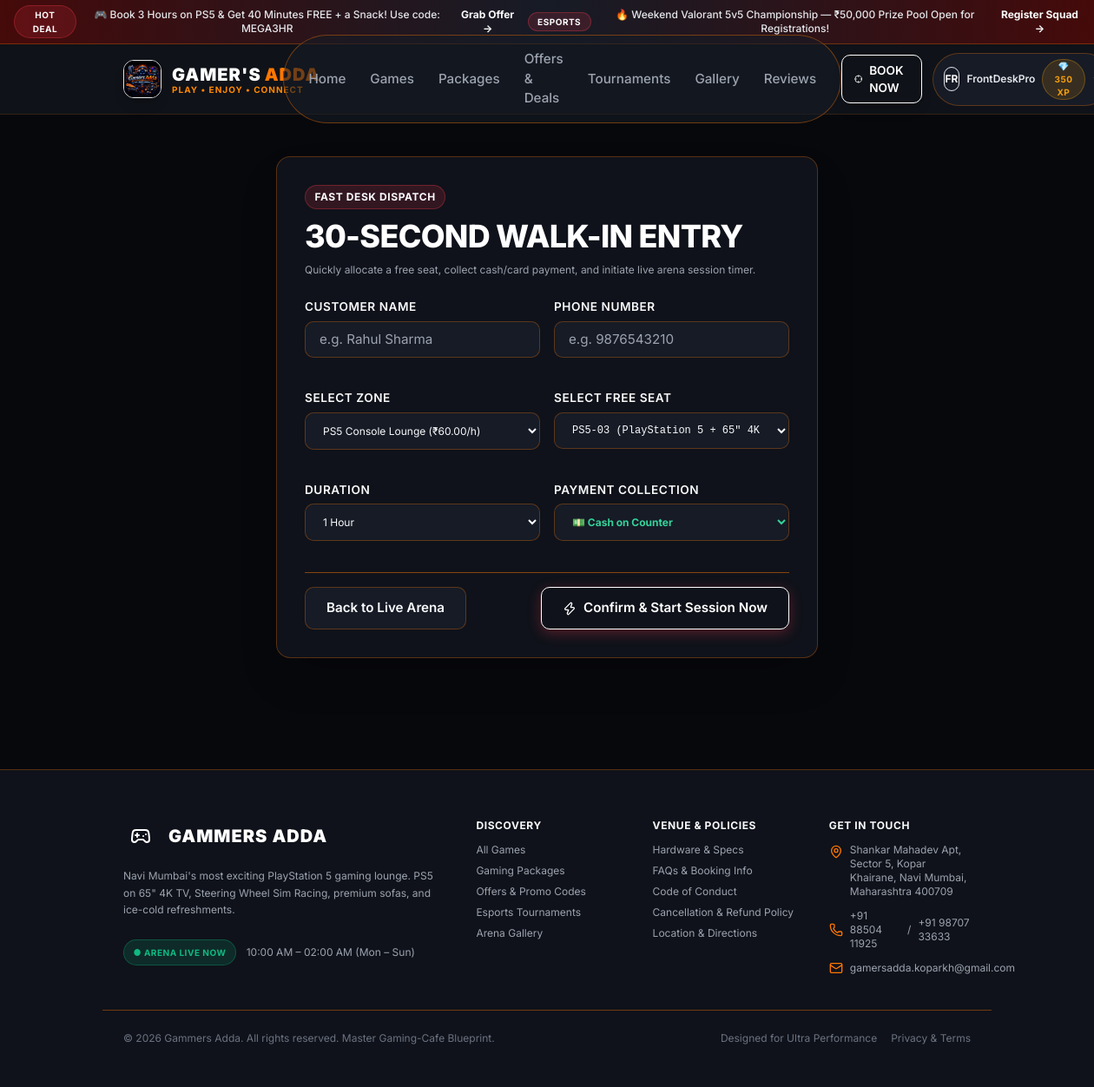
The page /staff/walkin/ (signed in) on the database its author committed.
### apps/core/models.py (models this page shows, shortened)
class Announcement(models.Model):
    title = models.CharField(max_length=255)
    content = models.TextField()
    badge_text = models.CharField(max_length=50, default='HOT')
    action_url = models.CharField(max_length=255, blank=True)
    action_text = models.CharField(max_length=50, blank=True, default='Learn More')
    is_active = models.BooleanField(default=True)
    starts_at = models.DateTimeField(null=True, blank=True)
    ends_at = models.DateTimeField(null=True, blank=True)
    created_at = models.DateTimeField(auto_now_add=True)

class SystemSetting(models.Model):
    key = models.CharField(max_length=100, unique=True)
    value = models.TextField()
    description = models.CharField(max_length=255, blank=True)
    is_public = models.BooleanField(default=False)
    @classmethod
    def get_val(cls, key, default=''):
        obj = cls.objects.filter(key=key).first()
        return obj.value if obj else default

### apps/accounts/models.py (models this page shows, shortened)
class User(AbstractUser):
    ROLE_CHOICES = Role.CODE_CHOICES
    phone = models.CharField(max_length=20, blank=True, null=True, unique=True)
    gamer_tag = models.CharField(max_length=50, unique=True, null=True, blank=True, help_text="Public gamer handle")
    avatar = models.ImageField(upload_to='avatars/', null=True, blank=True)
    avatar_color = models.CharField(max_length=20, default='#FF3B4D')
    role = models.ForeignKey(Role, on_delete=models.SET_NULL, null=True, blank=True, related_name='users')
    loyalty_points = models.PositiveIntegerField(default=100)
    referral_code = models.CharField(max_length=20, unique=True, blank=True, null=True)
    referred_by = models.ForeignKey('self', on_delete=models.SET_NULL, null=True, blank=True, related_name='referrals')
    date_of_birth = models.DateField(null=True, blank=True)
    favorite_platform = models.CharField(max_length=50, default='PC')
    favorite_genre = models.CharField(max_length=50, default='FPS')
    marketing_consent = models.BooleanField(default=True)
    terms_accepted = models.BooleanField(default=True)
    created_at = models.DateTimeField(auto_now_add=True)
    updated_at = models.DateTimeField(auto_now=True)
    @property
    def role_code(self):
        if self.is_superuser:
            return 'SUPER_ADMIN'
        return self.role.code if self.role else 'CUSTOMER'
    @property
    def is_staff_member(self):
        return self.is_superuser or (self.role and self.role.code in ['STAFF', 'MANAGER', 'ADMIN', 'SUPER_ADMIN', 'CONTENT_MANAGER', 'FINANCE'])
    @property
    def is_admin_member(self):
        return self.is_superuser or (self.role and self.role.code in ['ADMIN', 'SUPER_ADMIN', 'MANAGER'])

### apps/staff/views.py (the view, shortened to what this page needs)
# urls.py: path('walkin/', views.walkin_booking_view, name='walkin_booking'),
@role_required(STAFF_ROLES)
def walkin_booking_view(request):
    zones = Zone.objects.filter(is_active=True).prefetch_related('seats')
    packages = GamingPackage.objects.filter(is_active=True)
    return render(request, 'staff/walkin_booking.html', {
        'zones': zones,
        'packages': packages,
    })

### templates/staff/walkin_booking.html (shortened to what this page needs)
{% extends 'base.html' %}
{% block content %}
<div class="container py-12 max-w-2xl">
  <div class="card bg-surface1 border-gridBorder p-8 space-y-6 shadow-2xl">
    <div class="space-y-1">
      <span class="badge badge-red">FAST DESK DISPATCH</span>
      <h1 class="heading-1 text-white">30-SECOND WALK-IN ENTRY</h1>
      <p class="text-xs text-gray-400">Quickly allocate a free seat, collect cash/card payment, and initiate live arena session timer.</p>
    </div>
    <form method="POST" class="space-y-4">
      <div class="grid grid-cols-1 sm:grid-cols-2 gap-4">
        <div class="form-group">
          <label class="form-label">Customer Name</label>
          <input type="text" name="customer_name" required placeholder="e.g. Rahul Sharma" class="form-input text-xs">
        </div>
        <div class="form-group">
          <label class="form-label">Phone Number</label>
          <input type="text" name="customer_phone" required placeholder="e.g. 9876543210" class="form-input text-xs">
        </div>
      </div>
      <div class="grid grid-cols-1 sm:grid-cols-2 gap-4">
        <div class="form-group">
          <label class="form-label">Select Zone</label>
          <select name="zone_id" id="walkinZoneSelect" required class="form-select text-xs">
            {% for zone in zones %}
              <option value="{{ zone.id }}">{{ zone.name }} (₹{{ zone.hourly_rate }}/h)</option>
            {% endfor %}
          </select>
        </div>
        <div class="form-group">
          <label class="form-label">Select Free Seat</label>
          <select name="seat_id" required class="form-select text-xs font-mono">
            {% for zone in zones %}
              <optgroup label="{{ zone.name }}">
                {% for seat in zone.seats.all %}
                  {% if not seat.is_maintenance and seat.status == 'AVAILABLE' %}
                    <option value="{{ seat.id }}">{{ seat.code }} ({{ seat.platform.name }})</option>
                  {% endif %}
                {% endfor %}
              </optgroup>
            {% endfor %}
          </select>
        </div>
      </div>
      <div class="grid grid-cols-1 sm:grid-cols-2 gap-4">
        <div class="form-group">
          <label class="form-label">Duration</label>
          <select name="duration_hours" class="form-select text-xs">
            <option value="1.0">1 Hour</option>
          </select>
        </div>
        <div class="form-group">
          <label class="form-label">Payment Collection</label>
          <select name="payment_method" class="form-select text-xs font-bold text-emerald-400">
            <option value="CASH">💵 Cash on Counter</option>
          </select>
        </div>
      </div>
      <div class="pt-4 border-t border-gridBorder/50 flex items-center justify-between">
        <a href="{% url 'staff:live_arena' %}" class="btn btn-secondary">Back to Live Arena</a>
        <button type="submit" class="btn btn-primary">
          <i data-lucide="zap" class="w-4 h-4"></i>
          <span>Confirm & Start Session Now</span>
        </button>
      </div>
    </form>
  </div>
</div>
{% endblock %}

### templates/base.html (shortened to what this page needs)
{% load static %}
<!DOCTYPE html>
<html lang="en" class="dark">
<head>
  <script src="https://cdn.tailwindcss.com"></script>
  <link rel="stylesheet" href="{% static 'css/custom.css' %}">
</head>
<body class="bg-bgMain text-text-main antialiased selection:bg-primaryRed selection:text-white" x-data="{ mobileMenuOpen: false }">
  {% if ACTIVE_ANNOUNCEMENTS %}
  <div class="bg-gradient-to-r from-red-950 via-surface2 to-red-950 border-b border-gridBorder text-xs py-1.5 px-4 text-center flex items-center justify-center gap-3">
    {% for ann in ACTIVE_ANNOUNCEMENTS %}
      <span class="badge badge-red text-[10px] py-0.5">{{ ann.badge_text }}</span>
      <span class="font-medium text-gray-200">{{ ann.title }}</span>
      {% if ann.action_url %}
        <a href="{{ ann.action_url }}" class="text-primaryRed font-bold hover:underline inline-flex items-center gap-1">{{ ann.action_text }} &rarr;</a>
      {% endif %}
    {% endfor %}
  </div>
  {% endif %}
  <header class="navbar">
    <div class="container flex items-center justify-between h-20">
      <div class="flex items-center gap-6">
        <a href="{% url 'core:home' %}" class="flex items-center gap-3 group">
          <img src="{% static 'images/gamers_adda_logo.png' %}" alt="Gamer's Adda" class="h-11 w-11 rounded-xl border border-primary-orange/50 shadow-lg group-hover:scale-105 transition">
          <div>
            <span class="text-xl font-black tracking-wider text-white flex items-center gap-1">
              GAMER'S <span style="color: #FF7700;">ADDA</span>
            </span>
            <span class="block text-[10px] font-bold uppercase tracking-widest -mt-1" style="color: #FF8800;">PLAY • ENJOY • CONNECT</span>
          </div>
        </a>
      </div>
      <nav class="hidden lg:flex items-center gap-1 bg-surface2/60 px-4 py-2 rounded-full border border-gridBorder/40">
        <a href="{% url 'core:home' %}" class="nav-link {% if request.resolver_match.url_name == 'home' %}active text-primaryRed{% endif %}">Home</a>
        <a href="{% url 'games:games_list' %}" class="nav-link {% if 'games' in request.path %}active text-primaryRed{% endif %}">Games</a>
        <a href="{% url 'pricing:packages' %}" class="nav-link {% if 'packages' in request.path %}active text-primaryRed{% endif %}">Packages</a>
        <a href="{% url 'pricing:offers' %}" class="nav-link {% if 'offers' in request.path %}active text-primaryRed{% endif %}">Offers & Deals</a>
        <a href="{% url 'engagement:events' %}" class="nav-link {% if 'events' in request.path %}active text-primaryRed{% endif %}">Tournaments</a>
        <a href="{% url 'engagement:gallery' %}" class="nav-link {% if 'gallery' in request.path %}active text-primaryRed{% endif %}">Gallery</a>
        <a href="{% url 'engagement:reviews' %}" class="nav-link {% if 'reviews' in request.path %}active text-primaryRed{% endif %}">Reviews</a>
      </nav>
      <div class="flex items-center gap-3">
        <a href="{% url 'bookings:wizard' %}" class="btn btn-primary btn-sm md:btn-md hidden sm:inline-flex shadow-lg shadow-primaryRed/25">
          <i data-lucide="crosshair" class="w-4 h-4"></i>
          <span>BOOK NOW</span>
        </a>
        {% if user.is_authenticated %}
          <div class="relative" x-data="{ open: false }">
            <button @click="open = !open" class="flex items-center gap-2 bg-surface2 hover:bg-surface3 px-3 py-1.5 rounded-full border border-gridBorder transition">
              <div class="w-7 h-7 rounded-full bg-primaryRed/20 border border-primaryRed text-primaryRed flex items-center justify-center font-bold text-xs">
                {{ user.gamer_tag|slice:":2"|upper|default:user.username|slice:":2"|upper }}
              </div>
              <span class="text-xs font-semibold text-gray-200 hidden md:inline">{{ user.gamer_tag|default:user.username }}</span>
              <span class="badge badge-amber text-[10px] py-0 px-1.5 hidden sm:inline">💎 {{ user.loyalty_points }} XP</span>
              <i data-lucide="chevron-down" class="w-3.5 h-3.5 text-gray-400"></i>
            </button>
          </div>
        {% else %}
          <div class="flex items-center gap-2">
            <a href="{% url 'accounts:login' %}" class="btn btn-secondary btn-sm">Login</a>
            <a href="{% url 'accounts:register' %}" class="btn btn-outline btn-sm hidden sm:inline-flex">Sign Up</a>
          </div>
        {% endif %}
      </div>
    </div>
  </header>
  <main class="flex-grow pb-16 md:pb-0">
    {% block content %}{% endblock %}
  </main>
  <footer class="bg-surface1 border-t border-gridBorder mt-20 pt-14 pb-12 text-sm">
    <div class="container grid grid-cols-1 md:grid-cols-2 lg:grid-cols-5 gap-10">
      <div class="lg:col-span-2 space-y-4">
        <div class="flex items-center gap-3">
          <div class="w-10 h-10 rounded-lg bg-primaryRed flex items-center justify-center">
            <i data-lucide="gamepad-2" class="w-6 h-6 text-white"></i>
          </div>
          <span class="text-xl font-black tracking-wider text-white">GAMMERS <span class="text-primaryRed">ADDA</span></span>
        </div>
        <p class="text-gray-400 text-xs leading-relaxed max-w-sm">
          Navi Mumbai's most exciting PlayStation 5 gaming lounge. PS5 on 65" 4K TV, Steering Wheel Sim Racing, premium sofas, and ice-cold refreshments.
        </p>
        <div class="flex items-center gap-3 pt-2 text-gray-400">
          <span class="badge badge-green text-[10px]">● ARENA LIVE NOW</span>
          <span class="text-xs text-mutedRed">{{ GLOBAL_SETTINGS.OPENING_HOURS }}</span>
        </div>
      </div>
      <div class="space-y-3">
        <h4 class="text-xs font-bold text-mutedRed uppercase tracking-wider">Discovery</h4>
        <ul class="space-y-2 text-xs text-gray-400">
          <li><a href="{% url 'games:games_list' %}" class="hover:text-primaryRed transition">All Games</a></li>
          <li><a href="{% url 'pricing:packages' %}" class="hover:text-primaryRed transition">Gaming Packages</a></li>
          <li><a href="{% url 'pricing:offers' %}" class="hover:text-primaryRed transition">Offers & Promo Codes</a></li>
          <li><a href="{% url 'engagement:events' %}" class="hover:text-primaryRed transition">Esports Tournaments</a></li>
          <li><a href="{% url 'engagement:gallery' %}" class="hover:text-primaryRed transition">Arena Gallery</a></li>
        </ul>
      </div>
      <div class="space-y-3">
        <h4 class="text-xs font-bold text-mutedRed uppercase tracking-wider">Venue & Policies</h4>
        <ul class="space-y-2 text-xs text-gray-400">
          <li><a href="{% url 'core:about' %}" class="hover:text-primaryRed transition">Hardware & Specs</a></li>
          <li><a href="{% url 'core:faqs' %}" class="hover:text-primaryRed transition">FAQs & Booking Info</a></li>
          <li><a href="{% url 'core:rules' %}" class="hover:text-primaryRed transition">Code of Conduct</a></li>
          <li><a href="{% url 'core:rules' %}" class="hover:text-primaryRed transition">Cancellation & Refund Policy</a></li>
          <li><a href="{% url 'core:contact' %}" class="hover:text-primaryRed transition">Location & Directions</a></li>
        </ul>
      </div>
      <div class="space-y-3">
        <h4 class="text-xs font-bold text-mutedRed uppercase tracking-wider">Get In Touch</h4>
        <p class="text-xs text-gray-400 flex items-start gap-2">
          <i data-lucide="map-pin" class="w-4 h-4 flex-shrink-0 mt-0.5" style="color:#FF7700"></i>
          <span>Shankar Mahadev Apt, Sector 5, Kopar Khairane, Navi Mumbai, Maharashtra 400709</span>
        </p>
        <p class="text-xs text-gray-400 flex items-center gap-2">
          <i data-lucide="phone" class="w-4 h-4 flex-shrink-0" style="color:#FF7700"></i>
          <a href="tel:+918850411925" class="hover:text-primaryOrange">+91 88504 11925</a>
          <span>/</span>
          <a href="tel:+919870733633" class="hover:text-primaryOrange">+91 98707 33633</a>
        </p>
        <p class="text-xs text-gray-400 flex items-center gap-2">
          <i data-lucide="mail" class="w-4 h-4 flex-shrink-0" style="color:#FF7700"></i>
          <span>gamersadda.koparkh@gmail.com</span>
        </p>
      </div>
    </div>
    <div class="container border-t border-gridBorder/40 mt-10 pt-6 flex flex-col sm:flex-row items-center justify-between text-xs text-gray-500 gap-4">
      <p>&copy; 2026 Gammers Adda. All rights reserved. Master Gaming-Cafe Blueprint.</p>
      <div class="flex items-center gap-4">
        <span>Designed for Ultra Performance</span>
        <a href="{% url 'core:rules' %}" class="hover:text-primaryRed">Privacy & Terms</a>
      </div>
    </div>
  </footer>
</body>
</html>

### rows shown on the page
Announcement: badge_text "HOT DEAL", title "🎮 Book 3 Hours on PS5 & Get 40 Minutes FREE + a Snack! Use code: MEGA3HR", action_text "Grab Offer"
Announcement: badge_text "ESPORTS", title "🔥 Weekend Valorant 5v5 Championship — ₹50,000 Prize Pool Open for Registrations!", action_text "Register Squad"
User: gamer_tag "FR", gamer_tag "FrontDeskPro", loyalty_points "350"
SystemSetting: OPENING_HOURS "10:00 AM – 02:00 AM (Mon – Sun)"

### other values the page prints
form field zone_id "PS5 Console Lounge (₹60.00/h)"
form field seat_id "PS5-03 (PlayStation 5 + 65\" 4K TV)"
